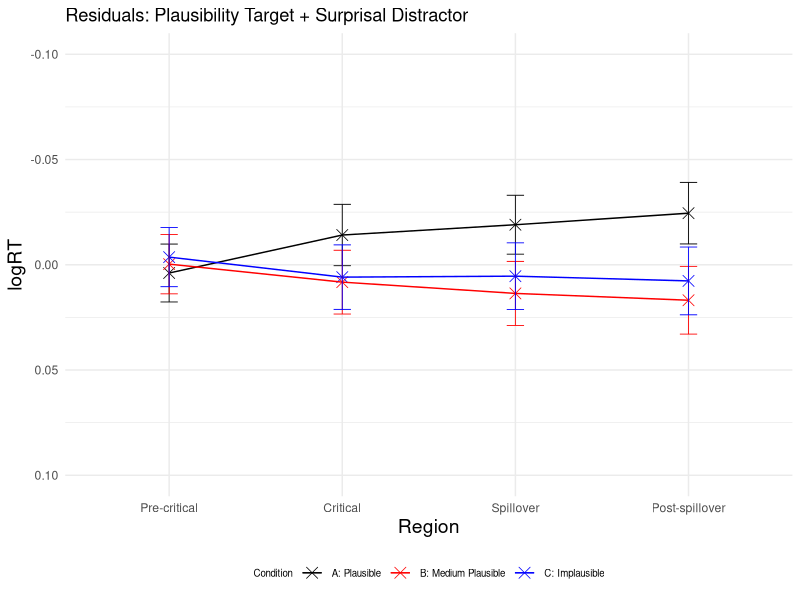
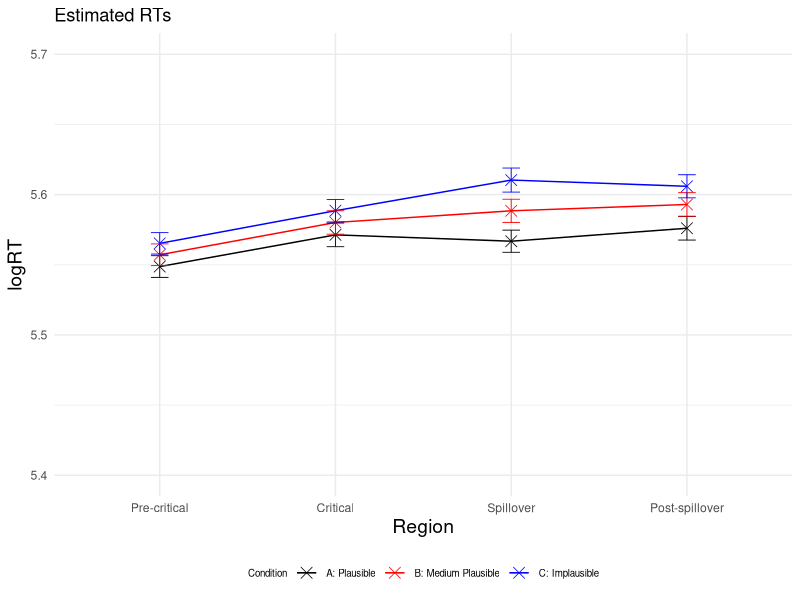
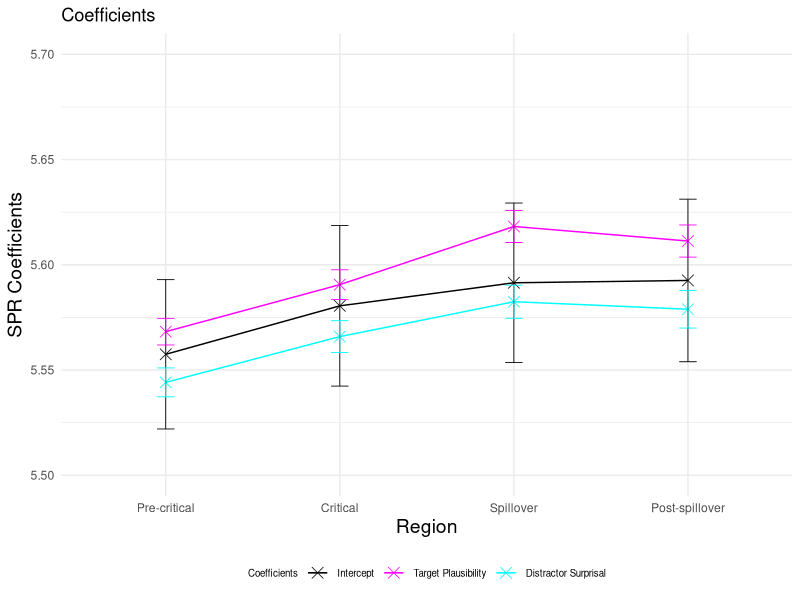
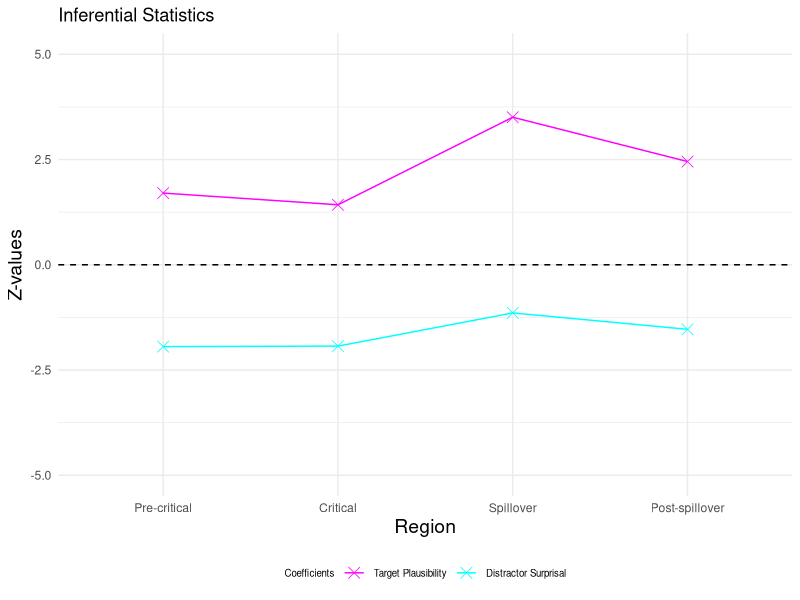
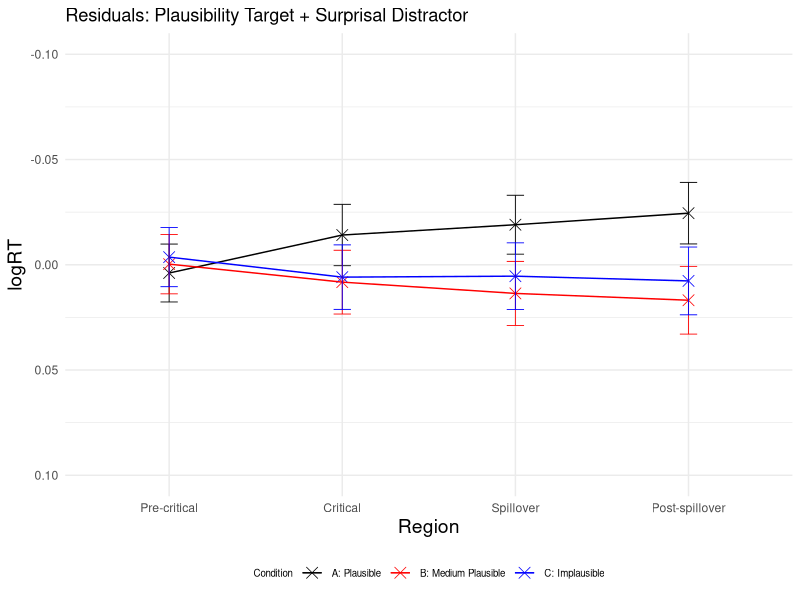
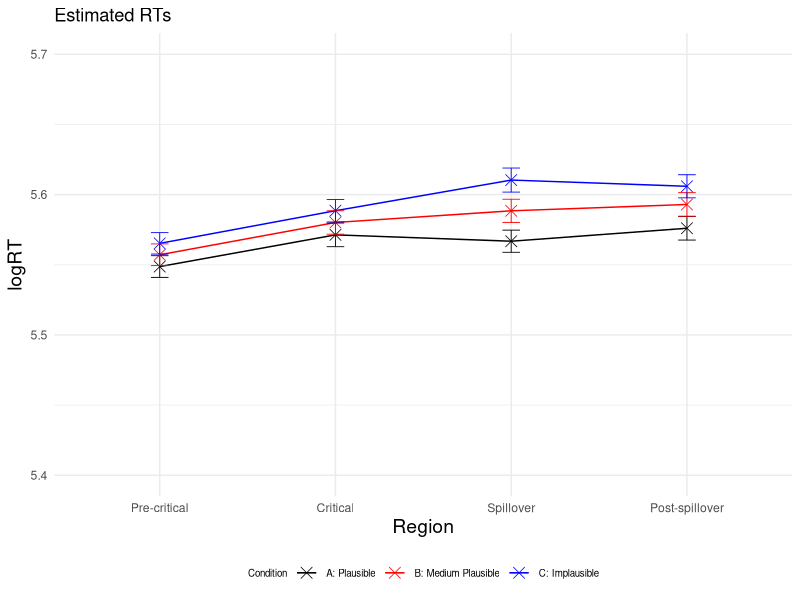
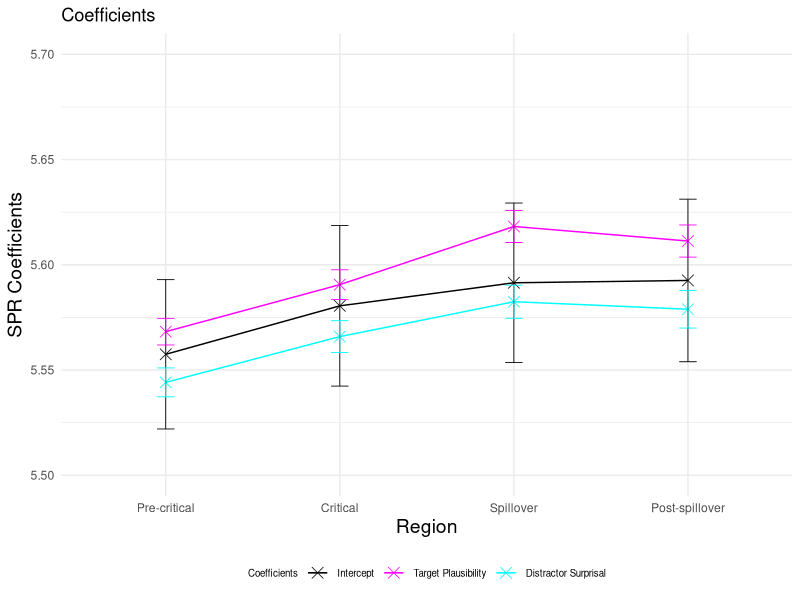
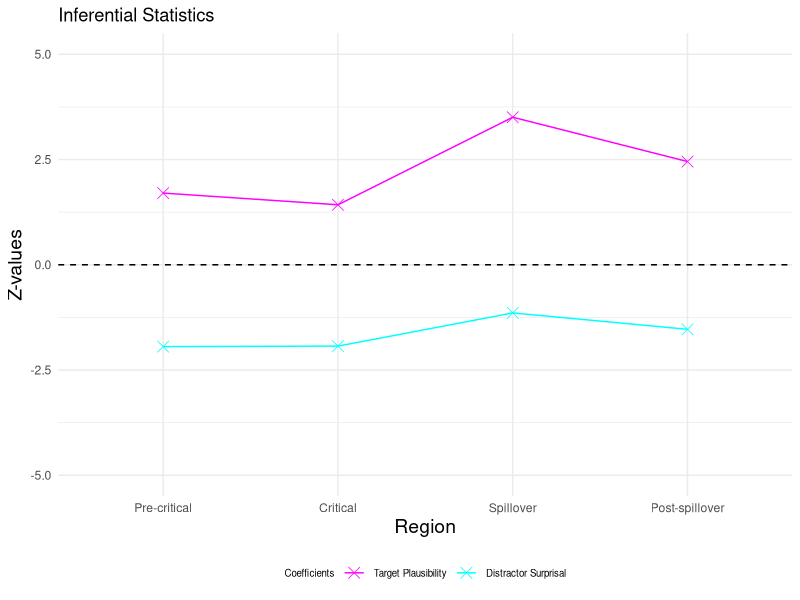

Source code (R) for these figures, in order:
### LMER Analysis ###

# load packages
library(lme4) 
library(lmerTest) #for printing p-values (results are the same like when using lme4, but causes error message that model failed to converge)
library(dplyr)
library(ggplot2)

setwd("~/Downloads/Master_Thesis/3_SPR_Study/Results_SPR_Plaus_single/")

GP6 <- read.csv("GP6SPR_processed.csv") #read file after removing outliers

# create empty tables to add later residuals, estimated logRTs, p-values and coefficients
residuals <- data.frame(
  Region = character(0),
  Condition = character(0),
  Residual = numeric(0),
  SE_Residual = numeric(0)
)

logRT_estimated <- data.frame(
  Region = character(0),
  Condition = character(0),
  Estimated_logRT = numeric(0),
  SE_Estimated = numeric(0)
)

p_values <- data.frame(
  Region = character(0),
  p_value_plausibility_target = numeric(0),
  p_value_surprisal_distractor = numeric(0)
)

SPR_coefficients <- data.frame(
  Region = character(0),
  Estimate = character(0),
  Estimate_value = numeric(0),
  Estimate_error = numeric(0),
  Z_value = numeric(0)
)


# define regions and conditions
regions <- c("Pre-critical", "Critical", "Spillover", "Post-spillover") 
conditions <- c("A", "B", "C") 


### loop through each of the 4 regions ###
for (region in regions) 
{
  # take subset for each region (precritical, critical, spillover, postspillover)
  region_subset <- subset(GP6, Region == region)

  # standardise predictors (target plausibility (per-trial) and distractor surprisal (pre-test))
  region_subset$scaled_Plaus_per_region <- scale(region_subset$SPR_Plaus_Rating)
  region_subset$scaled_Surprisaldist_per_region <- scale(region_subset$Surprisal_distractor)
  
  # invert predictor target plausibility
  region_subset$inverted_scaled_Plaus_per_region <- (region_subset$scaled_Plaus_per_region) * (-1)
  
  #log transform reading times
  region_subset$logRT_per_region <- log(region_subset$ReadingTime)
  
  
  # fit linear mixed-effects regression model for each region
  model_per_region <- lmerTest::lmer(logRT_per_region ~ inverted_scaled_Plaus_per_region + scaled_Surprisaldist_per_region + 
                              (1 + inverted_scaled_Plaus_per_region + scaled_Surprisaldist_per_region | Subject) + 
                              (1 + inverted_scaled_Plaus_per_region + scaled_Surprisaldist_per_region | Item), data = region_subset)
  
  # print summary of the model
  summary_per_region <- summary(model_per_region)
  print(summary_per_region)
  
  # calculate p-values
  p_values_per_region <- summary_per_region$coefficients[, "Pr(>|t|)"]
  new_row_p_value <- data.frame(Region = region, 
                                p_value_plausibility_target = p_values_per_region[2], 
                                p_value_surprisal_distractor = p_values_per_region[3])
  p_values <- rbind(p_values, new_row_p_value) # add to p-values table
  
  # extract intercept and coefficients (target plausibility and distractor surprisal) added to intercept
  coefficients_per_region <- summary_per_region$coefficients
  intercept <- coefficients_per_region["(Intercept)", 1]
  plaus_target_coeff <- coefficients_per_region["(Intercept)", 1] + coefficients_per_region["inverted_scaled_Plaus_per_region", 1]
  surprisal_distractor_coeff <- coefficients_per_region["(Intercept)", 1] + coefficients_per_region["scaled_Surprisaldist_per_region", 1]
  
  # add error bars for intercept and coefficients (target plausibility and distractor surprisal) 
  new_row_coefficient <- data.frame(Region = region, 
                                    Estimate = "Intercept", 
                                    Estimate_value = intercept, 
                                    Estimate_error = coefficients_per_region["(Intercept)", 2],
                                    Z_value = 0)
  SPR_coefficients <- rbind(SPR_coefficients, new_row_coefficient) # add to coefficients table
  
  new_row_coefficient <- data.frame(Region = region,
                                    Estimate = "Plausability",
                                    Estimate_value = plaus_target_coeff,
                                    Estimate_error = coefficients_per_region["inverted_scaled_Plaus_per_region", 2],
                                    Z_value = coefficients_per_region["inverted_scaled_Plaus_per_region", 1] / coefficients_per_region["inverted_scaled_Plaus_per_region", 2])
  SPR_coefficients <- rbind(SPR_coefficients, new_row_coefficient) # add to coefficients table
  
  new_row_coefficient <- data.frame(Region = region,
                                    Estimate = "Surprisal", 
                                    Estimate_value = surprisal_distractor_coeff, 
                                    Estimate_error = coefficients_per_region["scaled_Surprisaldist_per_region", 2],
                                    Z_value = coefficients_per_region["scaled_Surprisaldist_per_region", 1] / coefficients_per_region["scaled_Surprisaldist_per_region", 2])
  SPR_coefficients <- rbind(SPR_coefficients, new_row_coefficient) # add to coefficients table
  
  
  
  ### loop through each of the 3 conditions ###
  for (condition in conditions)
  {
    # extract subset for each condition
    region_per_condition <- subset(region_subset, Condition == condition)
    # predict logRTs for each condition separately, within each of the 4 regions
    region_per_condition$region_per_condition_Predicted <- predict(model_per_region, newdata = region_per_condition,  type = "response")
    
    # print observed mean logRTs
    region_per_condition_logRT_observed <- mean(region_per_condition$logRT_per_region)

    # print estimated mean logRTs
    region_per_condition_logRT_estimated <- mean(region_per_condition$region_per_condition_Predicted, na.rm = TRUE)
    
    # calculate residuals (observed logRTs - estimated logRTs)
    Residual_region_per_condition <- mean(region_per_condition$logRT_per_region) - mean(region_per_condition$region_per_condition_Predicted, na.rm = TRUE)

    # calculate standard error for residuals
    SE_residuals_region_per_condition <- sqrt(sd(region_per_condition$logRT, na.rm = TRUE)^2/length(region_per_condition$logRT) + sd(region_per_condition$region_per_condition_Predicted, na.rm = TRUE)^2/length(region_per_condition$region_per_condition_Predicted))
    
    # add to residuals table
    new_row_residuals <- data.frame(Region = region, Condition = condition, Residual = Residual_region_per_condition, SE_Residual = SE_residuals_region_per_condition)
    residuals <- rbind(residuals, new_row_residuals)
    
    # calculate standard error for estimated logRTs
    SE_estimated_region_per_condition <- sd(region_per_condition$region_per_condition_Predicted, na.rm = TRUE) / sqrt(length(region_per_condition$region_per_condition_Predicted)) 
    
    # add to estimated logRTs table
    new_row_logRT_estimated <- data.frame(Region = region, Condition = condition, Estimated_logRT = region_per_condition_logRT_estimated, SE_Estimated = SE_estimated_region_per_condition)
    logRT_estimated <- rbind(logRT_estimated, new_row_logRT_estimated)
  }
}



### VISUALIZATIONS ###

# Create a line plot for residuals
p <- ggplot(residuals, aes(x = factor(Region, levels = c("Pre-critical", "Critical", "Spillover", "Post-spillover")), 
                           y = Residual, color = Condition, group = Condition)) + geom_point(shape = 4, size = 3.5, stroke = 0.4) + geom_line(linewidth=0.5) + ylim (0.10, -0.10)
p <- p + theme_minimal() + geom_errorbar(aes(ymin=Residual-SE_Residual, ymax=Residual+SE_Residual), width=.1, size=0.3) 
p <- p + scale_color_manual(name="Condition", labels=c("A: Plausible", "B: Medium Plausible", "C: Implausible"), values=c("#000000", "#FF0000", "#0000FF"))
p <- p + labs(x="Region", y="logRT", title = "Residuals: Plausibility Target + Surprisal Distractor") 
p <- p + theme(legend.position="bottom", legend.text=element_text(size=7), legend.title=element_text(size=7), axis.title.x = element_text(size = 14), axis.title.y = element_text(size = 14)) 
p 
ggsave("Residuals_Plot.pdf", p, width=4, height=4)


# Create a line plot for estimated logRTs
p <- ggplot(logRT_estimated, aes(x = factor(Region, levels = c("Pre-critical", "Critical", "Spillover", "Post-spillover")), 
                                 y = Estimated_logRT, color = Condition, group = Condition)) + geom_point(shape = 4, size = 3.5, stroke = 0.4) + geom_line(linewidth=0.5) + ylim (5.4, 5.7)
p <- p + theme_minimal() + geom_errorbar(aes(ymin=Estimated_logRT-SE_Estimated, ymax=Estimated_logRT+SE_Estimated), width=.1, size=0.3) 
p <- p + scale_color_manual(name="Condition", labels=c("A: Plausible", "B: Medium Plausible", "C: Implausible"), values=c("#000000", "#FF0000", "#0000FF"))
p <- p + labs(x="Region", y="logRT", title = "Estimated RTs") 
p <- p + theme(legend.position="bottom", legend.text=element_text(size=7), legend.title=element_text(size=7), axis.title.x = element_text(size = 14), axis.title.y = element_text(size = 14)) 
p 
ggsave("Estimated_RTs_Plot.pdf", p, width=4, height=4)


# Plot intercept and coefficients added to intercept
p <- ggplot(SPR_coefficients, aes(x = factor(Region, levels = c("Pre-critical", "Critical", "Spillover", "Post-spillover")), 
                                 y = Estimate_value, color = Estimate, group = Estimate)) + geom_point(shape = 4, size = 3.5, stroke = 0.4) + geom_line(linewidth=0.5) + ylim (5.5, 5.7)
p <- p + theme_minimal() + geom_errorbar(aes(ymin=Estimate_value-Estimate_error, ymax=Estimate_value+Estimate_error), width=.1, size=0.3) 
p <- p + scale_color_manual(name="Coefficients", labels=c("Intercept", "Target Plausibility", "Distractor Surprisal"), values=c("#000000", "#FF00FF", "#00FFFF"))
p <- p + labs(x="Region", y="SPR Coefficients", title = "Coefficients") 
p <- p + theme(legend.position="bottom", legend.text=element_text(size=7), legend.title=element_text(size=7), axis.title.x = element_text(size = 14), axis.title.y = element_text(size = 14)) 
p 
ggsave("Intercept_Coefficients_Plot.pdf", p, width=4, height=4)


# plot effect sizes (z-vaues)
Effect_sizes <- subset(SPR_coefficients, Estimate != 'Intercept')

p <- ggplot(Effect_sizes, aes(x = factor(Region, levels = c("Pre-critical", "Critical", "Spillover", "Post-spillover")), 
                                  y = Z_value, color = Estimate, group = Estimate)) + geom_point(shape = 4, size = 3.5, stroke = 0.4) + geom_line(linewidth=0.5) + ylim (-5, 5)
p <- p + geom_hline(yintercept=0, linetype=2)
p <- p + theme_minimal()
p <- p + scale_color_manual(name="Coefficients", labels=c( "Target Plausibility", "Distractor Surprisal"), values=c("#FF00FF", "#00FFFF"))
p <- p + labs(x="Region", y="Z-values", title = "Inferential Statistics") 
p <- p + theme(legend.position="bottom", legend.text=element_text(size=7), legend.title=element_text(size=7), axis.title.x = element_text(size = 14), axis.title.y = element_text(size = 14)) 
p 
ggsave("Z_values_Plot.pdf", p, width=4, height=4)
